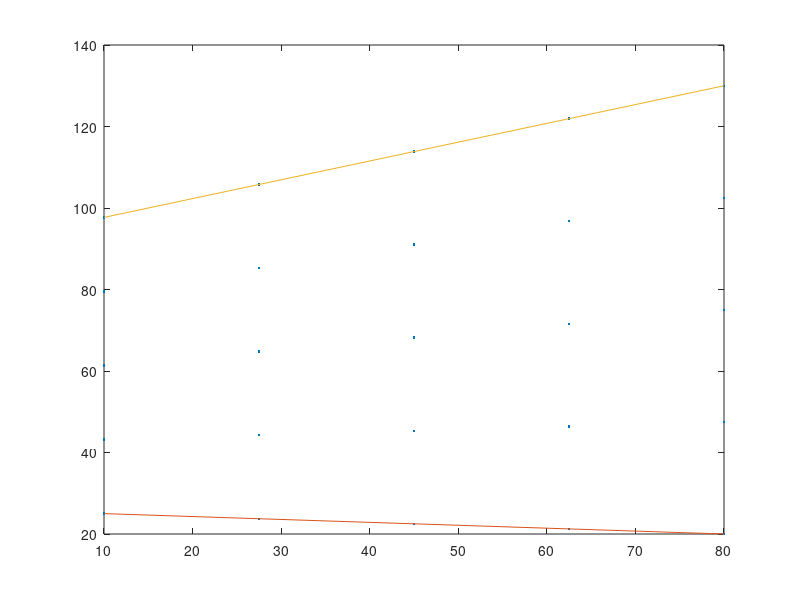

MATLAB code to generate this figure:
A=[80,20];B=[10,25];C=[15,100];D=[80,130];

a1 = (A(2)-B(2))/(A(1)-B(1));
b1 = A(2) - a1*A(1);
a2 = (D(2)-C(2))/(D(1)-C(1));
b2 = D(2) - a2*D(1);

N_line = 5;
N_x = 5;

a_v = linspace(a1,a2,N_line);
b_v = linspace(b1,b2,N_line);
X = linspace(B(1),A(1),N_x);
count = 1;
Y = zeros(1,(N_line)*(N_x));
X_plot = [];
for k1=1:N_line
    for k2=1:N_x
        Y(count) = a_v(k1)*X(k2) + b_v(k1);
        count = count + 1;
    end
    X_plot = [X_plot X];
end

plot(X_plot,Y,'.')
hold on
plot(X,Y(1:5));
plot(X,Y(end-4:end));
hold off
